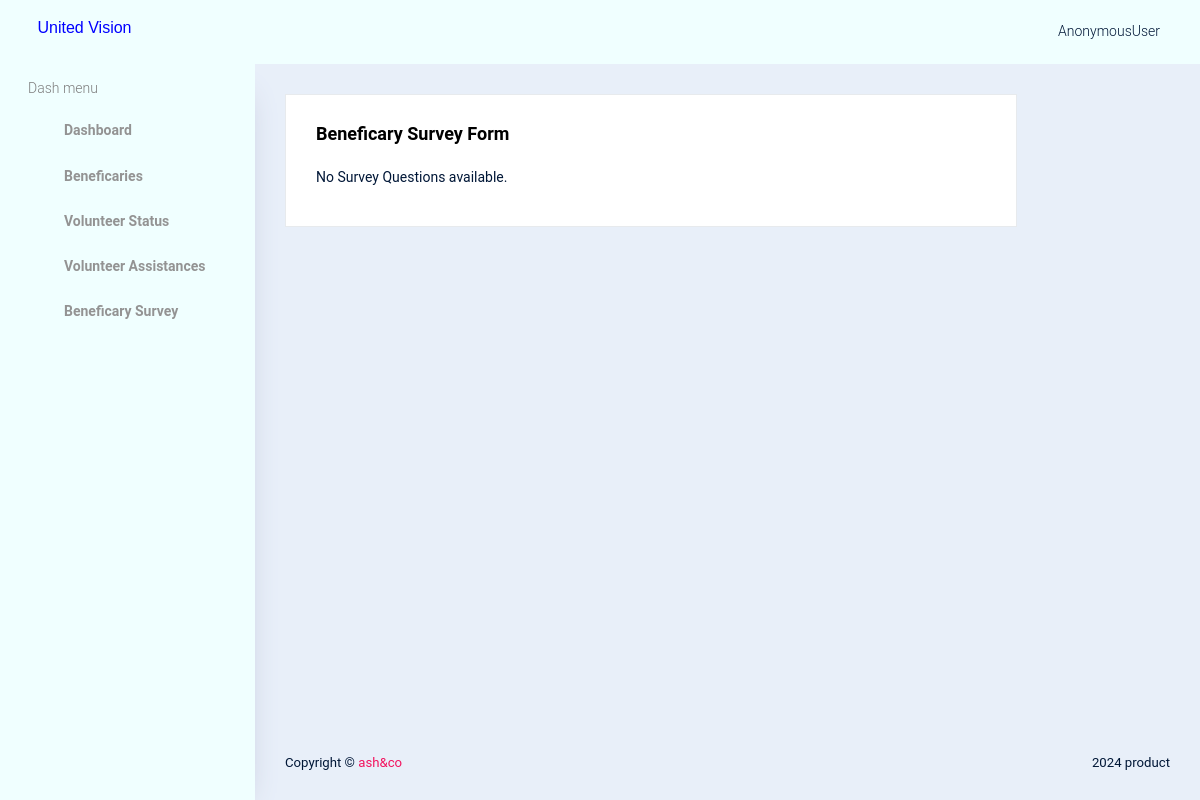
Page /volunteer_app/view_survey_volunteer on the earlier database version.
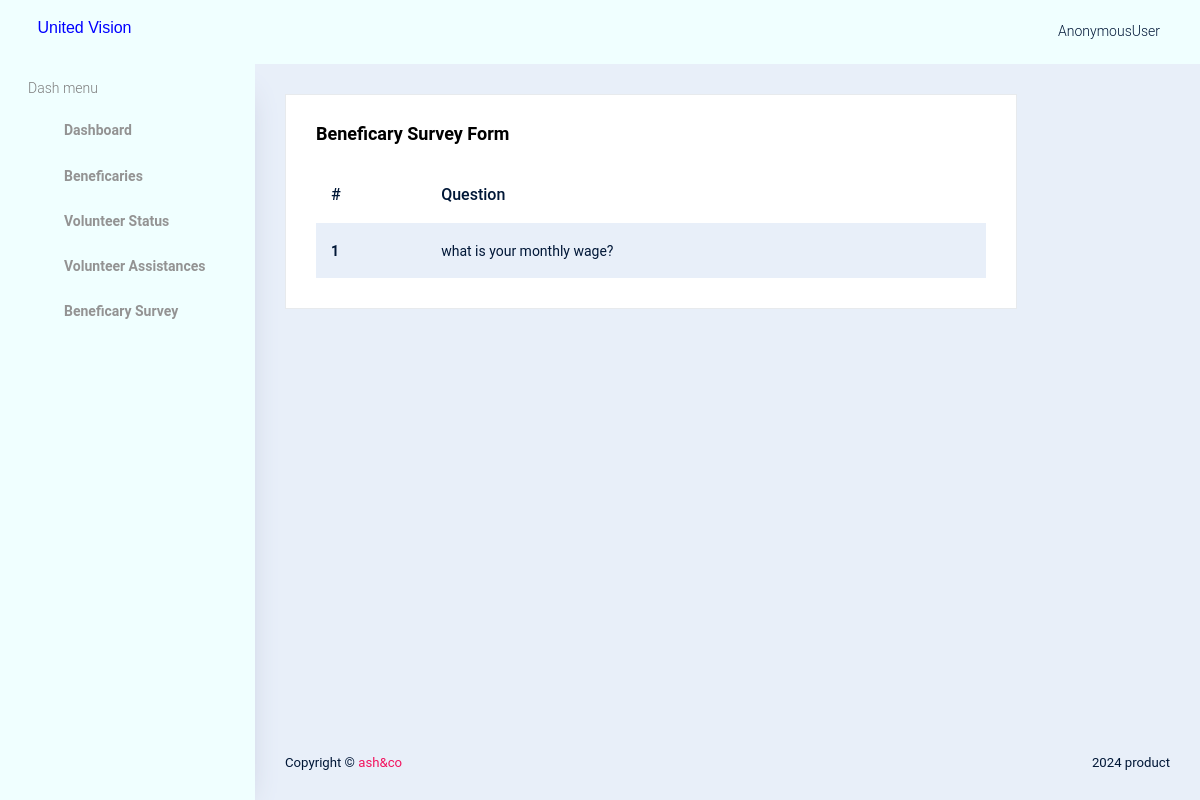
Same page on the later database version.
### accounts/models.py (models this page shows)
class BaseModel(models.Model):
    created_on = models.DateTimeField(auto_now_add=True, null=True)
    updated_on = models.DateTimeField(auto_now=True)
    is_deleted = models.BooleanField(default=False)
    class Meta:
        abstract = True
        ordering = ['-created_on']

class surveyquestions(BaseModel):
    question = models.CharField(max_length=200)

### volunteer_app/views.py (the view)
# urls.py: path('view_survey_volunteer',views.view_survey_volunteer,name='view_survey_volunteer'),
def view_survey_volunteer(request):
    data = surveyquestions.objects.all()
    return render(request,'vtrtemp/view_survey.html',{'data':data})

### templates/vtrtemp/view_survey.html
{% extends 'vtrtemp/index.html' %}
{% load crispy_forms_tags %}
{% block content %}
<div class="card">
    <div class="card-body">
        <h3 class="card-title">Beneficary Survey Form</h3>
        {% if data %}
        <table class="table table-striped">
            <thead>
                <tr>
                    <th scope="col">#</th>
                    <th scope="col">Question</th>
                </tr>
            </thead>
            <tbody>
                {% for i in data %}
                <tr>
                    <th scope="row">{{ forloop.counter }}</th>
                    <td>{{i.question}}</td>
                </tr>
                {% endfor %}
            </tbody>
        </table>
        {% else %}
        <p>No Survey Questions available.</p>
        {% endif %}
    </div>
</div>
{% endblock %}

Differences in the rows shown:
added surveyquestions: question "what is your monthly wage?"
Other differences:
text no longer shown: "No Survey Questions available."
text now shown: "# Question"
